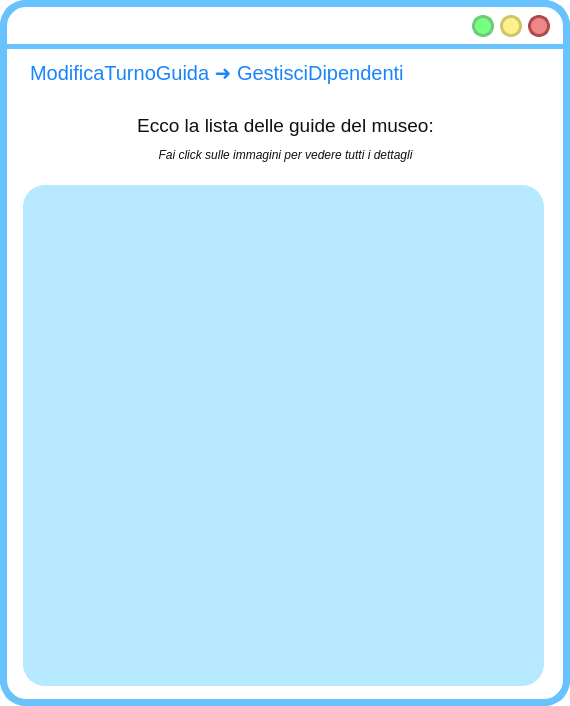
<?xml version="1.0" encoding="UTF-8"?>
<ui version="4.0">
 <class>MainWindow</class>
 <widget class="QMainWindow" name="MainWindow">
  <property name="geometry">
   <rect>
    <x>0</x>
    <y>0</y>
    <width>570</width>
    <height>706</height>
   </rect>
  </property>
  <property name="windowTitle">
   <string>MainWindow</string>
  </property>
  <property name="styleSheet">
   <string notr="true">QWidget{
background:rgb(255, 255, 255);
border-radius:26px;
border-color:rgb(104, 194, 253);
border-style: solid;
border-width:7;
}
QLabel{
border-width:0;
font: 18pt &quot;Lato Light&quot;;
}</string>
  </property>
  <widget class="QWidget" name="centralwidget">
   <widget class="QLabel" name="label">
    <property name="geometry">
     <rect>
      <x>0</x>
      <y>44</y>
      <width>641</width>
      <height>5</height>
     </rect>
    </property>
    <property name="styleSheet">
     <string notr="true">background-color:rgb(104, 194, 253);</string>
    </property>
    <property name="text">
     <string/>
    </property>
   </widget>
   <widget class="QPushButton" name="reduceButton">
    <property name="geometry">
     <rect>
      <x>472</x>
      <y>15</y>
      <width>22</width>
      <height>22</height>
     </rect>
    </property>
    <property name="sizePolicy">
     <sizepolicy hsizetype="Fixed" vsizetype="Fixed">
      <horstretch>0</horstretch>
      <verstretch>0</verstretch>
     </sizepolicy>
    </property>
    <property name="minimumSize">
     <size>
      <width>22</width>
      <height>22</height>
     </size>
    </property>
    <property name="maximumSize">
     <size>
      <width>24</width>
      <height>24</height>
     </size>
    </property>
    <property name="cursor">
     <cursorShape>PointingHandCursor</cursorShape>
    </property>
    <property name="styleSheet">
     <string notr="true">QPushButton{
 background-color:#76ff85;
 border-style: solid;
 border-radius:11px;
font: 18pt &quot;Candara&quot;;
border-color:#6bcc73;
border-width:3;
}

QPushButton::pressed{
	background-color : white;
	border-color:#6bcc73;
	border-width:3;
}
</string>
    </property>
    <property name="text">
     <string/>
    </property>
   </widget>
   <widget class="QPushButton" name="exitButton">
    <property name="geometry">
     <rect>
      <x>528</x>
      <y>15</y>
      <width>22</width>
      <height>22</height>
     </rect>
    </property>
    <property name="sizePolicy">
     <sizepolicy hsizetype="Fixed" vsizetype="Fixed">
      <horstretch>0</horstretch>
      <verstretch>0</verstretch>
     </sizepolicy>
    </property>
    <property name="minimumSize">
     <size>
      <width>22</width>
      <height>22</height>
     </size>
    </property>
    <property name="maximumSize">
     <size>
      <width>24</width>
      <height>24</height>
     </size>
    </property>
    <property name="cursor">
     <cursorShape>PointingHandCursor</cursorShape>
    </property>
    <property name="styleSheet">
     <string notr="true">QPushButton{
 background-color:#ee8888;
 border-style: solid;
 border-radius:11px;
font: 18pt &quot;Candara&quot;;
border-color:#ae4a4a;
border-width:3;
}

QPushButton::pressed{
	background-color : white;
	border-color:#ae4a4a;
	border-width:3;
}
</string>
    </property>
    <property name="text">
     <string/>
    </property>
   </widget>
   <widget class="QPushButton" name="maximizeButton">
    <property name="geometry">
     <rect>
      <x>500</x>
      <y>15</y>
      <width>22</width>
      <height>22</height>
     </rect>
    </property>
    <property name="sizePolicy">
     <sizepolicy hsizetype="Fixed" vsizetype="Fixed">
      <horstretch>0</horstretch>
      <verstretch>0</verstretch>
     </sizepolicy>
    </property>
    <property name="minimumSize">
     <size>
      <width>20</width>
      <height>20</height>
     </size>
    </property>
    <property name="maximumSize">
     <size>
      <width>24</width>
      <height>24</height>
     </size>
    </property>
    <property name="cursor">
     <cursorShape>PointingHandCursor</cursorShape>
    </property>
    <property name="styleSheet">
     <string notr="true">QPushButton{
 background-color:#fff08c	;
 border-style: solid;
 border-radius:11px;
font: 18pt &quot;Candara&quot;;
border-color:#ccc664;
border-width:3;
}

QPushButton::pressed{
	background-color : white;
	border-color:#ccc664;
	border-width:3;
}
</string>
    </property>
    <property name="text">
     <string/>
    </property>
   </widget>
   <widget class="QLabel" name="indietroLabel">
    <property name="geometry">
     <rect>
      <x>510</x>
      <y>60</y>
      <width>36</width>
      <height>36</height>
     </rect>
    </property>
    <property name="font">
     <font>
      <family>Lato Light</family>
      <pointsize>18</pointsize>
      <weight>50</weight>
      <italic>false</italic>
      <bold>false</bold>
     </font>
    </property>
    <property name="cursor">
     <cursorShape>PointingHandCursor</cursorShape>
    </property>
    <property name="autoFillBackground">
     <bool>false</bool>
    </property>
    <property name="styleSheet">
     <string notr="true">background-color: rgba(255, 255, 255,0);</string>
    </property>
    <property name="text">
     <string/>
    </property>
    <property name="pixmap">
     <pixmap resource="res/res.qrc">:/icons/arrow_back_FILL1_wght700_GRAD200_opsz48_risultato.png</pixmap>
    </property>
    <property name="scaledContents">
     <bool>true</bool>
    </property>
   </widget>
   <widget class="QLabel" name="titoloLabel">
    <property name="geometry">
     <rect>
      <x>30</x>
      <y>57</y>
      <width>461</width>
      <height>31</height>
     </rect>
    </property>
    <property name="styleSheet">
     <string notr="true">font-size: 20px;
text-align: left;
background-color: rgba(255, 255, 255,0);
color: #1684FC;
font: 14pt &quot;Lato&quot;;</string>
    </property>
    <property name="text">
     <string>ModificaTurnoGuida ➜ GestisciDipendenti</string>
    </property>
   </widget>
   <widget class="QLabel" name="titoloLabel_3">
    <property name="geometry">
     <rect>
      <x>20</x>
      <y>140</y>
      <width>531</width>
      <height>31</height>
     </rect>
    </property>
    <property name="layoutDirection">
     <enum>Qt::RightToLeft</enum>
    </property>
    <property name="styleSheet">
     <string notr="true">left: 802px;
top: 386px;
width: 307px;
height: 19px;
color: rgba(16, 16, 16);
background-color: rgba(255, 255, 255,0);

</string>
    </property>
    <property name="text">
     <string>&lt;html&gt;&lt;head/&gt;&lt;body&gt;&lt;p&gt;&lt;span style=&quot; font-size:9pt; font-style:italic;&quot;&gt;Fai click sulle immagini per vedere tutti i dettagli&lt;/span&gt;&lt;/p&gt;&lt;/body&gt;&lt;/html&gt;</string>
    </property>
    <property name="alignment">
     <set>Qt::AlignCenter</set>
    </property>
   </widget>
   <widget class="QLabel" name="titoloLabel">
    <property name="geometry">
     <rect>
      <x>20</x>
      <y>110</y>
      <width>531</width>
      <height>31</height>
     </rect>
    </property>
    <property name="styleSheet">
     <string notr="true">left: 849px;
background-color: rgba(255, 255, 255,0);
top: 359px;
width: 212px;
height: 24px;
color: rgba(16, 16, 16);
font-size: 20px;
text-align: center;

</string>
    </property>
    <property name="text">
     <string>&lt;html&gt;&lt;head/&gt;&lt;body&gt;&lt;p&gt;&lt;span style=&quot; font-size:14pt;&quot;&gt;Ecco la lista delle guide del museo:&lt;/span&gt;&lt;/p&gt;&lt;/body&gt;&lt;/html&gt;</string>
    </property>
    <property name="alignment">
     <set>Qt::AlignCenter</set>
    </property>
   </widget>
   <widget class="QLabel" name="immagineLabel">
    <property name="geometry">
     <rect>
      <x>23</x>
      <y>185</y>
      <width>521</width>
      <height>501</height>
     </rect>
    </property>
    <property name="sizePolicy">
     <sizepolicy hsizetype="Fixed" vsizetype="Fixed">
      <horstretch>0</horstretch>
      <verstretch>0</verstretch>
     </sizepolicy>
    </property>
    <property name="styleSheet">
     <string notr="true">left: 737px;
top: 416px;
width: 436px;
height: 377px;
line-height: 20px;
border-radius: 22px;
background-color: rgba(182, 233, 255);
text-align: center;</string>
    </property>
    <property name="text">
     <string/>
    </property>
    <property name="scaledContents">
     <bool>true</bool>
    </property>
    <property name="alignment">
     <set>Qt::AlignCenter</set>
    </property>
    <property name="margin">
     <number>10</number>
    </property>
    <property name="indent">
     <number>10</number>
    </property>
   </widget>
   <widget class="QScrollArea" name="scrollArea">
    <property name="geometry">
     <rect>
      <x>30</x>
      <y>190</y>
      <width>501</width>
      <height>491</height>
     </rect>
    </property>
    <property name="styleSheet">
     <string notr="true">QWidget{
background:rgb(255, 255, 255);
border-radius:0px;
border-color:#b6e9ff;
border-style: solid;
border-width:7;
}


QScrollArea{
border-width:0px;
border-radius: 22px;
background-color: rgba(255, 255, 255, 255);
}

QScrollBar{
border-width:0px;
	border-radius:4px;
background-color: rgba(255, 255, 255, 255);

}


/* VERTICAL SCROLLBAR */
 QScrollBar:vertical {
	border: none;
    width: 14px;
    margin: 0px 0 0px 0;
	border-radius: 7px;
margin: 0px 0px 0px 0px;

 }

/*  HANDLE BAR VERTICAL */
QScrollBar::handle:vertical {	
	background-color:#68C2FD;
	min-height: 30px;	
	border-radius: 7px;

}
QScrollBar::handle:vertical:hover{	
	background-color:#A6E4FF;
}
QScrollBar::handle:vertical:pressed {	
	background-color: #5AA7D9;
}

/* BTN TOP - SCROLLBAR */
QScrollBar::sub-line:vertical {
	background-color: rgb(255, 255, 255);
	border-radius: 7px;
}
QScrollBar::sub-line:vertical:hover {	
	background-color:#68C2FD;
}
QScrollBar::sub-line:vertical:pressed {	
	background-color: #5AA7D9;
}

/* BTN BOTTOM - SCROLLBAR  */
QScrollBar::add-line:vertical {

	background-color: rgb(255, 255, 255);
	border-radius: 7px;

}
QScrollBar::add-line:vertical:hover {	
	background-color:rgb(255, 255, 255)
}
QScrollBar::add-line:vertical:pressed {	
	background-color:rgb(255, 255, 255)
}

/* RESET ARROW  */
QScrollBar::up-arrow:vertical, QScrollBar::down-arrow:vertical {
	background: none;
}
QScrollBar::add-page:vertical, QScrollBar::sub-page:vertical {
	background: none;
} 


/* HORIZONTAL SCROLLBAR - HOMEWORK */
QScrollBar:horizontal {
   
}
QScrollBar::handle:horizontal {
    
}
QScrollBar::add-line:horizontal {
    
}
QScrollBar::sub-line:horizontal {
    
}
QScrollBar::up-arrow:horizontal, QScrollBar::down-arrow:horizontal
{

}
QScrollBar::add-page:horizontal, QScrollBar::sub-page:horizontal
{

}



</string>
    </property>
    <property name="horizontalScrollBarPolicy">
     <enum>Qt::ScrollBarAlwaysOff</enum>
    </property>
    <property name="widgetResizable">
     <bool>true</bool>
    </property>
    <widget class="QWidget" name="scrollAreaWidgetContents">
     <property name="geometry">
      <rect>
       <x>0</x>
       <y>0</y>
       <width>501</width>
       <height>491</height>
      </rect>
     </property>
     <property name="styleSheet">
      <string notr="true">border-width:0px;
border-radius: 0px;
background-color: #b6e9ff;</string>
     </property>
     <layout class="QVBoxLayout" name="verticalLayout">
      <property name="spacing">
       <number>12</number>
      </property>
      <property name="leftMargin">
       <number>18</number>
      </property>
     </layout>
    </widget>
   </widget>
   <zorder>immagineLabel</zorder>
   <zorder>label</zorder>
   <zorder>reduceButton</zorder>
   <zorder>exitButton</zorder>
   <zorder>maximizeButton</zorder>
   <zorder>indietroLabel</zorder>
   <zorder>titoloLabel</zorder>
   <zorder>titoloLabel_3</zorder>
   <zorder>titoloLabel</zorder>
   <zorder>scrollArea</zorder>
  </widget>
 </widget>
 <resources>
  <include location="res.qrc"/>
  <include location="res/res.qrc"/>
 </resources>
 <connections/>
</ui>
